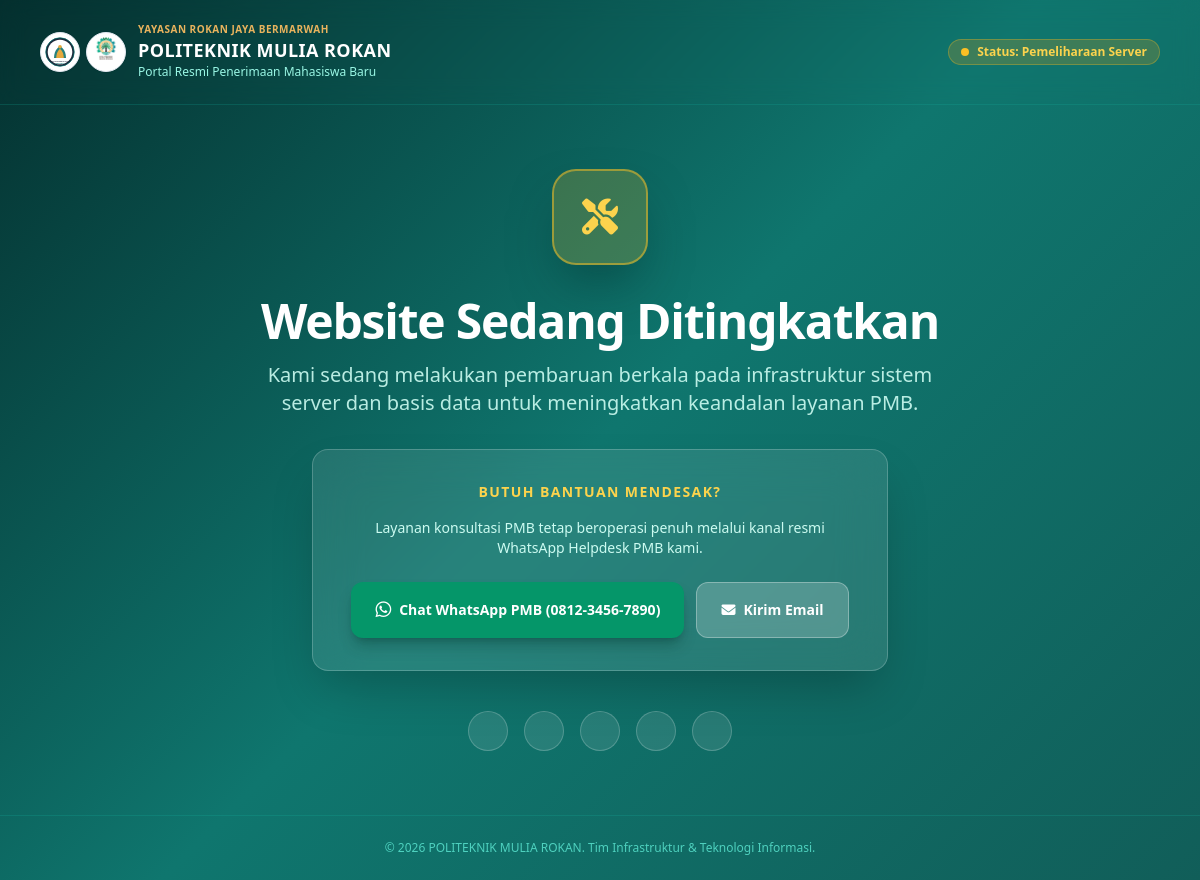
The app's page /maintenance.php with its own data.
### tables this page shows
CREATE TABLE `site_settings` (
  `id` int(11) NOT NULL PRIMARY KEY DEFAULT 1,
  `nama_kampus` varchar(150) NOT NULL DEFAULT 'POLITEKNIK MULIA ROKAN',
  `sub_nama` varchar(255) NOT NULL DEFAULT 'Kampus Vokasi Industri Kelapa Sawit, Rekayasa Manufaktur & Teknologi Digital',
  `tagline` varchar(255) NOT NULL DEFAULT 'Penerimaan Mahasiswa Baru TA 2026/2027',
  `logo_url` varchar(255) NOT NULL DEFAULT 'assets/images/logo-resmi.jpg',
  `logo_yayasan_url` varchar(255) NOT NULL DEFAULT 'assets/images/logo-yayasan.svg',
  `color_primary` varchar(20) NOT NULL DEFAULT '#0f766e',
  `color_primary_dark` varchar(20) NOT NULL DEFAULT '#115e59',
  `color_accent` varchar(20) NOT NULL DEFAULT '#f59e0b',
  `color_accent_dark` varchar(20) NOT NULL DEFAULT '#d97706',
  `running_text` text DEFAULT NULL,
  `hero_badge` varchar(150) DEFAULT '✨ Penerimaan Mahasiswa Baru TA 2026/2027 Resmi Dibuka',
  `hero_title` varchar(255) DEFAULT 'Wujudkan Karir Gemilang Bersama Politeknik Mulia Rokan',
  `hero_subtitle` text DEFAULT NULL,
  `hero_cta_text` varchar(100) DEFAULT 'Daftar PMB Sekarang',
  `hero_cta_link` varchar(200) DEFAULT 'daftar.php',
  `sambutan_direktur_nama` varchar(150) DEFAULT 'Ir. H. Syamsul Bahri, M.T.',
  `sambutan_direktur_jabatan` varchar(150) DEFAULT 'Direktur Politeknik Mulia Rokan',
  `sambutan_direktur_teks` text DEFAULT NULL,
  `sambutan_direktur_foto` varchar(255) DEFAULT 'assets/images/direktur.jpg',
  `visi_teks` text DEFAULT NULL,
  `misi_teks` text DEFAULT NULL,
  `alamat` text DEFAULT NULL,
  `email` varchar(100) DEFAULT 'pmb@politeknikmuliarokan.ac.id',
  `telepon` varchar(50) DEFAULT '(0767) 21998',
  `whatsapp_helpdesk` varchar(50) DEFAULT '0812-3456-7890',
  `jam_operasional` varchar(150) DEFAULT 'Senin - Jumat: 08.00 - 16.00 WIB | Sabtu: 08.00 - 13.00 WIB',
  `google_maps_iframe` text DEFAULT NULL,
  `updated_at` timestamp NOT NULL DEFAULT CURRENT_TIMESTAMP ON UPDATE CURRENT_TIMESTAMP
);

### config/database.php (called while the page is built, shortened)
<?php
function getSiteSettings($pdo) {
    static $settings = null;
    if ($settings === null) {
        try {
            $stmt = $pdo->query("SELECT * FROM site_settings WHERE id = 1");
            $settings = $stmt->fetch();
        } catch (Exception $e) {
            $settings = [];
        }
    }
    return $settings ?: [];
}
function getSocialMedia($pdo) {
    try {
        $stmt = $pdo->query("SELECT * FROM social_media WHERE is_active = 1 ORDER BY urutan ASC");
        return $stmt->fetchAll();
    } catch (Exception $e) {
        return [];
    }
}
?>

### maintenance.php (the view, shortened to what this page needs)
<?php
require_once __DIR__ . '/config/database.php';
$settings = getSiteSettings($pdo);
$socials = getSocialMedia($pdo);
?>
<!DOCTYPE html>
<html lang="id">
<head>
    <script src="https://cdn.tailwindcss.com"></script>
    <link rel="stylesheet" href="https://cdnjs.cloudflare.com/ajax/libs/font-awesome/6.5.1/css/all.min.css">
</head>
<body class="bg-gradient-pmr min-h-screen text-white flex flex-col justify-between antialiased">
    <header class="py-6 border-b border-teal-500/20 backdrop-blur-md">
        <div class="max-w-6xl mx-auto px-4 flex items-center justify-between">
            <div class="flex items-center gap-3">
                <div class="flex items-center gap-1.5 shrink-0">
                    <div class="w-10 h-10 rounded-full bg-white p-1 shadow-sm border border-slate-200 flex items-center justify-center overflow-hidden">
                        <img src="<?= htmlspecialchars($settings['logo_yayasan_url'] ?? 'assets/images/logo-yayasan.png') ?>" alt="Logo Yayasan" class="w-full h-full object-contain">
                    </div>
                    <div class="w-10 h-10 rounded-full bg-white p-1 shadow-sm border border-slate-200 flex items-center justify-center overflow-hidden">
                        <img src="<?= htmlspecialchars($settings['logo_url'] ?? 'assets/images/logo-politeknik.png') ?>" alt="Logo Politeknik" class="w-full h-full object-contain">
                    </div>
                </div>
                <div>
                    <span class="block text-[10px] font-bold text-[#e9b35d] uppercase tracking-wider leading-none">YAYASAN ROKAN JAYA BERMARWAH</span>
                    <h1 class="font-extrabold tracking-wide text-lg text-white mt-0.5"><?= htmlspecialchars($settings['nama_kampus'] ?? 'POLITEKNIK MULIA ROKAN') ?></h1>
                    <p class="text-xs text-teal-200">Portal Resmi Penerimaan Mahasiswa Baru</p>
                </div>
            </div>
            <span class="inline-flex items-center gap-2 px-3 py-1 bg-amber-500/20 text-amber-300 border border-amber-400/30 rounded-full text-xs font-semibold">
                <span class="w-2 h-2 rounded-full bg-amber-400 animate-ping"></span>
                Status: Pemeliharaan Server
            </span>
        </div>
    </header>
    <main class="max-w-3xl mx-auto px-4 py-16 text-center my-auto">
        <div class="w-24 h-24 mx-auto mb-8 rounded-3xl bg-amber-400/20 border-2 border-amber-400/50 flex items-center justify-center text-amber-300 shadow-2xl shadow-teal-950/50">
            <i class="fa-solid fa-screwdriver-wrench text-4xl animate-bounce"></i>
        </div>
        <h2 class="text-3xl md:text-5xl font-black mb-4 tracking-tight">Website Sedang Ditingkatkan</h2>
        <p class="text-lg md:text-xl text-teal-100/90 leading-relaxed max-w-2xl mx-auto mb-8">
            <?= nl2br(htmlspecialchars($settings['maintenance_message'] ?? 'Kami sedang melakukan pembaruan berkala pada infrastruktur sistem server dan basis data untuk meningkatkan keandalan layanan PMB.')) ?>
        </p>
        <div class="bg-white/10 backdrop-blur-xl border border-white/20 rounded-2xl p-6 md:p-8 max-w-xl mx-auto shadow-2xl mb-10">
            <h3 class="text-amber-300 font-bold text-sm tracking-widest uppercase mb-4">Butuh Bantuan Mendesak?</h3>
            <p class="text-sm text-teal-100 mb-6">Layanan konsultasi PMB tetap beroperasi penuh melalui kanal resmi WhatsApp Helpdesk PMB kami.</p>
            <div class="flex flex-col sm:flex-row gap-3 justify-center">
                <a href="https://wa.me/<?= preg_replace('/[^0-9]/', '', $settings['whatsapp_helpdesk'] ?? '081234567890') ?>" target="_blank" class="inline-flex items-center justify-center gap-2 px-6 py-3.5 bg-emerald-600 hover:bg-emerald-500 text-white font-bold rounded-xl transition shadow-lg shadow-emerald-950/30 text-sm">
                    <i class="fa-brands fa-whatsapp text-lg"></i>
                    Chat WhatsApp PMB (<?= htmlspecialchars($settings['whatsapp_helpdesk'] ?? '0812-3456-7890') ?>)
                </a>
                <a href="mailto:<?= htmlspecialchars($settings['email'] ?? 'pmb@politeknikmuliarokan.ac.id') ?>" class="inline-flex items-center justify-center gap-2 px-6 py-3.5 bg-white/20 hover:bg-white/30 text-white font-bold rounded-xl transition border border-white/30 text-sm">
                    <i class="fa-solid fa-envelope"></i>
                    Kirim Email
                </a>
            </div>
        </div>
        <?php if (!empty($socials)): ?>
            <div class="flex items-center justify-center gap-4">
                <?php foreach ($socials as $soc): ?>
                    <a href="<?= htmlspecialchars($soc['url']) ?>" target="_blank" class="w-10 h-10 rounded-full bg-white/10 hover:bg-white/20 border border-white/20 flex items-center justify-center text-teal-200 hover:text-white transition" title="<?= htmlspecialchars($soc['platform']) ?>">
                    </a>
                <?php endforeach; ?>
            </div>
        <?php endif; ?>
    </main>
    <footer class="py-6 border-t border-teal-500/20 text-center text-xs text-teal-300/80">
        <p>&copy; <?= date('Y') ?> <?= htmlspecialchars($settings['nama_kampus'] ?? 'Politeknik Mulia Rokan') ?>. Tim Infrastruktur & Teknologi Informasi.</p>
    </footer>
</body>
</html>

### records on screen
site_settings: logo_yayasan_url (picture), logo_url (picture), nama_kampus "POLITEKNIK MULIA ROKAN", whatsapp_helpdesk "0812-3456-7890"

### other values on screen
$settings['maintenance_message'] "Kami sedang melakukan pembaruan berkala pada infrastruktur sistem server dan basis data untuk meningkatkan keandalan layanan PMB."
